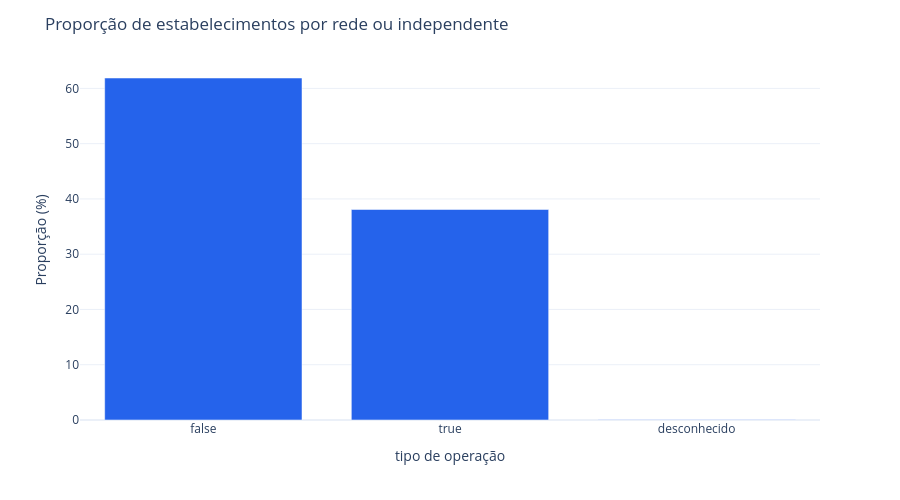

Source (notebook cell):
### Code cell
fig = px.bar(
    proporção_rede_indp,
    x='chain',
    y='object_type',
    color_discrete_sequence=['#2563EB'],
    width=900,
    height=500
)

fig.update_layout(
    title='Proporção de estabelecimentos por rede ou independente',
    xaxis_title='tipo de operação',
    yaxis_title='Proporção (%)',
    template='plotly_white',
    showlegend=True 
)

fig.show()

### Figure 1 — Plotly figure (JSON) as saved in the notebook; plotly's stock layout.template omitted (floating-point values rounded to 4 significant figures)
{"data": [{"hovertemplate": "chain=%{x}<br>object_type=%{y}<extra></extra>", "legendgroup": "", "marker": {"color": "#2563EB", "pattern": {"shape": ""}}, "name": "", "orientation": "v", "showlegend": false, "textposition": "auto", "type": "bar", "x": [false, true, "desconhecido"], "xaxis": "x", "y": [61.88, 38.09, 0.03108], "yaxis": "y"}], "layout": {"barmode": "relative", "height": 500, "legend": {"tracegroupgap": 0}, "margin": {"t": 60}, "showlegend": true, "title": {"text": "Proporção de estabelecimentos por rede ou independente"}, "width": 900, "xaxis": {"anchor": "y", "domain": [0, 1], "title": {"text": "tipo de operação"}}, "yaxis": {"anchor": "x", "domain": [0, 1], "title": {"text": "Proporção (%)"}}}}
